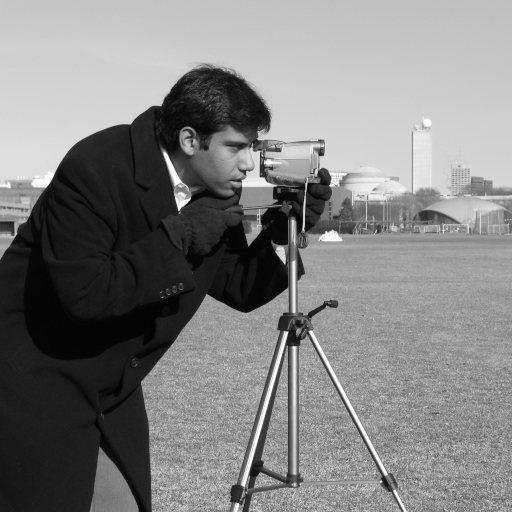
#> input picture skimage.data.camera(), 512 x 512 px; the run also reads 2 pictures not shown here
$ jupyter execute Practica-2.ipynb   (shell and % lines are left out)
#> lines starting #> are read from the running program, lines starting #| are printed output that depends on the picture
# Procesamiento Básico de Imágenes I

Después de la captura de las imágenes, el siguiente paso consiste en preprocesar la imagen a fin de eliminar el ruido en la misma y/o resaltar los objetos de interés. Como se mencionó en la clase, existen diferentes tipos de operaciones. En esta práctica nos centraremos en las operaciones puntuales, específicamente en las transformaciones lineales y las transformaciones sobre el histograma.

## El Histograma de una Imagen

El histograma es una representación gráfica de la distribución de los distintos tonos (niveles de gris) de una imagen. Así, el histograma nos permite identificar si la imagen está oscura, demasiado clara o si no tiene el suficiente contraste. En este sentido, el histograma se convierte en una herramienta que nos ayuda a determinar qué operación u operaciones se requieren para mejorar la calidad de una imagen.

En la práctica, el histograma es un gráfico de barras en el que el eje horizontal representa los diferentes tonos de gris desde el negro puro (a la izquierda, con un valor de 0) al blanco puro (a la derecha, con un valor de 255). Por otro lado, el eje vertical representa el número de pixeles que contiene la imagen para cada tono representado en el eje horizontal. Una descripción gráfica se muestra en la siguiente imagen.

<br/>
La figura de abajo muestra una imagen y su histograma, resaltando la ubicación aproximada de los tonos de la imagen. Note que en este caso en el eje horizontal los valores están en el rango [0, 1]. Esto es porque la imagen es de tipo <span style="color:green; font-family:Courier new">float</span> float y **NO** <span style="color:green; font-family:Courier new">uint8</span>.

La imagen de arriba es un ejemplo que contiene un rango tonal amplio. Esta escena de un paisaje contiene muchos tonos medios, pero tiene pocas regiones de sombras y pocas zonas muy iluminadas. Esto se traduce en un histograma que tiene un alto recuento de píxeles tanto en el sector central, aunque sobre cargado a la izquierda porque los medios tonos tienden a ser grises no tan claros.

Para analizar una imagen a partir de su histograma debemos tener presente las siguientes consideraciones:

Histograma | Análisis del Histograma
---|---
 | Este histograma contiene casi la gama completa de tonalidades de luz que el sensor de la cámara puede capturar. Es decir, el histograma está distribuido uniformemente, de borde a borde, no hacia los lados.
 | En el histograma puede observarse que la imagen está oscura (subexpuesta). La gráfica tiene a desplazarse a la izquierda y en la parte derecha no hay mucha información (no hay puntos blancos). La imagen contiene muchas zonas totalmente negras las cuales se representan como un pico en el extremo izquierdo del histograma.
 | Este es un histograma para una escena con tonos muy claros (sobreexpuesta). Observe el espacio en el lado izquierdo que indica la falta de cualquier negro en la imagen. Esto significa que pueden haber muchos detalles perdidos de la escena entre las áreas blancas de la imagen.

## El Histograma en Skimage

Para iniciar, importamos las bibliotecas que requerimos. En este caso usaremos 2 paquetes adicionales a los de la práctica anterior:
* <span style="background-color:#DDDDDD; color:blue; font-family:Courier new"> color:</span> que es un paquete de <span style="font-family:Courier new"> skimage:</span> que contiene la funciones para el cambio de espacios de color de una imagen, entre ellas la función para convertir una imagen de color a niveles de gris.
* <span style="background-color:#DDDDDD; color:blue; font-family:Courier new"> exposure:</span> otro paquete de <span style="font-family:Courier new"> skimage:</span> que tiene las funciones para la creación y manipulación de histogramas de una imagen.

Ahora importemos dichas bibliotecas y paquetes en Python:

[cell 1]
# Siempre que usemos matplotlib en Jupyter es necesario poner esta línea antes de cualquier otra

# Importamos las bibliotecas necesarias y les asigamos un alias
import skimage                           # Biblioteca para la manipulación de imágenes
import numpy as np                       # Biblioteca para la manipulación de matrices

# Importamos algunos paquetes específicos
from matplotlib import pyplot as plt     # Biblioteca para crear graficas y mostrar las imágenes en pantalla
from skimage import data                 # Paquete con imágenes de prueba
from skimage import io                   # Paquete para lectura/escritura de imágenes

###########################################

from skimage import color
from skimage import exposure
from matplotlib import colors as cl

Lo primero que haremos será construir el histograma de una imagen en niveles de gris. Para ello debemos:
1. Cargamos la imagen
2. Calculamos la distribución de los niveles de intensidad (el histograma)
3. Mostramos el histograma junto con su imagen

[cell 2]
# Cargamos la imagen
img = data.camera()
#> img is the input picture: shape (512, 512); min 0, max 255, mean 129.1
print('Dimensiones: ',img.shape)
#| Dimensiones:  (512, 512)
# Calculamos la distribución de los niveles de intensidad (el histograma)
hist, bins = exposure.histogram(img)
#> hist = 256 values, max 4957 at index 27, min 1 at index 0, mean 1024; bins = 256 values from 0 to 255

# Mostramos la imagen junto con su histograma
f, (ax0, ax1) = plt.subplots(1, 2, figsize=(15, 5))

# Se muestra la imagen en el primer subplot
ax0.imshow(img, cmap='gray')
ax0.set_title('Imagen Original', fontsize=16)
ax0.axis('off')

# Se muestra el histograma en el segundo subplot
ax1.set_xlabel('Nivel de Gris');
ax1.set_ylabel('Cantidad de Pixeles');
ax1.set_title('Histograma de la Imagen', fontsize=16)
ax1.fill_between(bins, hist, alpha=0.2, color='black');

Cómo se puede observar, el histograma de una imagen muestra el número de píxeles que hay por cada nivel de gris. Los **valores bajos de intensidad**, cercanos al cero, representan los niveles de gris oscuros y cercanos al negro. Los **valores de intensidad altos** son aquellos que están más cerca del blanco.

<div style="padding:10px; border-radius:10px; border:2px solid #A43D39; background:#EEEEEE">
<span style="color:#A43D39"><h3>**Nota:**</h3></span> observe que hay un pico alto en el nivel de gris alrededor del 10. Este pico es el que corresponde al abrigo, casi negro, del hombre. El pico alrededor de la mitad del histograma se debe al tono predominantemente gris de la imagen. </div>

## El Histograma de una Imagen a Color

Ahora, veamos el histograma de una imagen a color. En este caso el histograma no se puede visualizar directamente, sino que debemos descomponer la imagen en sus canales y visualizar los tres histogramas en un sólo gráfico. Para este caso:
1. Cargamos la imagen a color
2. Calculamos la distribución de los niveles de intensidad para cada canal de la imagen
3. Mostramos la imagen y su histograma compuesto

[cell 3]
# Cargamos una de las imágenes a color de la práctica
img = data.chelsea()
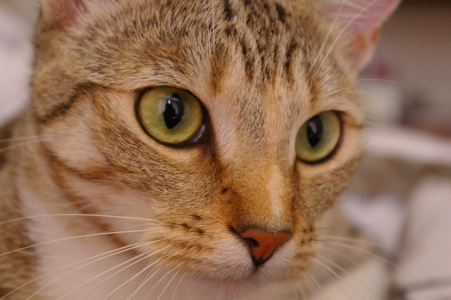
#> input picture skimage.data.chelsea(), 451 x 300 px
#> img is the input picture: shape (300, 451, 3); mean R, G, B 147.7, 111.4, 86.8

# Calculamos la distribución de los niveles de intensidad de cada canal
hist_R, bins_R = exposure.histogram(img[:,:,0])
#> hist_R = 214 values, max 2021 at index 154, min 0 at index 212, mean 632.2; bins_R = 214 values from 2 to 215
hist_G, bins_G = exposure.histogram(img[:,:,1])
#> hist_G = 186 values, max 1855 at index 112, min 1 at index 185, mean 727.4; bins_G = 186 values from 4 to 189
hist_B, bins_B = exposure.histogram(img[:,:,2])
#> hist_B = 232 values, max 1523 at index 97, min 0 at index 188, mean 583.2; bins_B = 232 values from 0 to 231

# Mostramos la imagen junto con su histograma
f, (ax0, ax1) = plt.subplots(1, 2, figsize=(15, 5))

# Se muestra la imagen en el primer subplot
ax0.imshow(img)
ax0.set_title('Imagen Original', fontsize=16)
ax0.axis('off')

# Se muestra el histograma en el segundo subplot
#ax1.axis('off')
ax1.set_xlabel('Nivel de Gris');
ax1.set_ylabel('Cantidad de Pixeles');
ax1.set_title('Histograma de la Imagen', fontsize=16)
ax1.fill_between(bins_R, hist_R, alpha=0.4, color='r');
ax1.fill_between(bins_G, hist_G, alpha=0.4, color='g');
ax1.fill_between(bins_B, hist_B, alpha=0.4, color='b');

Como se puede observar, la intensidad de cada canal RGB se muestra por separado. A diferencia del histograma anterior, estos histogramas casi parecen distribuciones gaussianas que se desplazan. Esto refleja el hecho de que los cambios de intensidad son relativamente graduales en esta imagen, es decir, no hay muchas regiones con una intensidad uniforme en esta imagen.

<div style="padding:10px; border-radius:10px; border:2px solid #9BBB59;">
<span style="color:#9BBB59"><h3>**Hazlo tu mismo!**</h3></span>
Como vamos a empezar a utilizar ampliamente el histograma de una imagen, lo más conveniente en este punto es definir una función que a partir de una imagen de entrada muestre el histograma de la misma. Para ello tenga presente los comentarios de la sección de implementación siguiente.
</div>

[cell 4]
def show_img_and_hist(img):

    # Obtenga las dimensiones de la imagen
    d = img.shape

    # Cree una nueva figura usando el paquete PyPlot (plt)
    #f, (ax0, ax1) = plt.subplots(1,2, figsize=(15,5))

    # Use este condicional para con base en el número de canales de la imagen
    # mostrar el histograma de una imagen en niveles de gris o a color
    if len(d) <= 2:

        # Calculamos la distribución de los niveles de intensidad (el histograma)
        hist, bins = exposure.histogram(img)

        # Mostramos la imagen junto con su histograma uasndo plt.subplots
        #...

        # Se muestra la imagen en el primer subplot
        f, (ax0, ax1) = plt.subplots(1, 2, figsize=(15, 5))

        # Como queremos una función general, tenmos cuidado si la imagen es uint8 o float
        # Lo anterior porque la representación del color cambia y se debe mostrar toda la gama de grieses en la img
        if (img.dtype == "uint8"):
            ax0.imshow(img, cmap='gray', norm=cl.Normalize(vmin=0, vmax=255))
        else:
            ax0.imshow(img, cmap='gray', norm=cl.Normalize(vmin=0, vmax=1))

        ax0.set_title('Imagen Original', fontsize=16)
        ax0.axis('off')

        # Se muestra el histograma en el segundo subplot
        ax1.set_xlabel('Nivel de Gris');
        ax1.set_ylabel('Cantidad de Pixeles');
        ax1.set_title('Histograma de la Imagen', fontsize=16)
        ax1.fill_between(bins, hist, alpha=0.3, color='black');
        l, r = ax1.set_xlim()

    else:
        # Calculamos la distribución de los niveles de intensidad de cada canal
        hist_R, bins_R = exposure.histogram(img[:,:,0])
        hist_G, bins_G = exposure.histogram(img[:,:,1])
        hist_B, bins_B = exposure.histogram(img[:,:,2])

        # Mostramos la imagen junto con su histograma
        f, (ax0, ax1) = plt.subplots(1, 2, figsize=(15, 5))

        # Se muestra la imagen en el primer subplot
        ax0.imshow(img)
        ax0.set_title('Imagen Original', fontsize=16)
        ax0.axis('off')

        # Se muestra el histograma en el segundo subplot
        ax1.set_xlabel('Nivel de Gris');
        ax1.set_ylabel('Cantidad de Pixeles');
        ax1.set_title('Histograma de la Imagen', fontsize=16)
        ax1.fill_between(bins_R, hist_R, alpha=0.3, color='r');
        ax1.fill_between(bins_G, hist_G, alpha=0.3, color='g');
        ax1.fill_between(bins_B, hist_B, alpha=0.3, color='b');
        l, r = ax1.set_xlim()

    #Finalmente hacemos un ajuste del eje X, en el histograma con base en el max y mínimo valor
    m = img.min()
    M = img.max()

    #Para que el gráfico incie en 0 y termine en 1 o 255
    if (m >= 0):
        if (M > 1):
            l = -10
        else:
            l = -0.025

    if (M >= 0 and M <= 1):
        r = 1.025
    elif(M > 1 and M <= 255):
        r = 265

    ax1.set_xlim(l, r)

## Operaciones Puntuales
Las operaciones puntuales son aquellas operaciones en las que se transforma cada píxel de la imagen de manera independiente. Es decir, el valor de salida de una operación puntual depende sólo del píxel al que se le está aplicando la transformación.

Entre estas operaciones están:
* Aumento del brillo de la imagen
* Disminución del brillo de la imagen
* Negativo de una imagen
* "Estiramiento" de los niveles de gris de una imagen

Todas estas operaciones se pueden aplicar con una transformación lineal que tiene la forma:
<span style="background-color:#DDDDDD; color:blue; font-family:Courier new">G(x,y) =  a*I(x,y) + b</span>

Veamos cada operación de forma independiente.

### Aumento de Brillo
El aumento de brillo consiste en sumar un valor positivo (b) a todos los píxeles de la imagen. Esta operación hace que el histograma de la imagen se corra a la derecha y por tanto se debe tener cuidado con la saturación de los píxeles en el valor máximo del nivel de gris de la misma.

Veamos 2 ejemplos para aumentar el brillo de una imagen.

[cell 5]
#Leemos una de las imágenes de prueba, en este caso img3.jpg
img = io.imread("imagenes/img3.jpg")
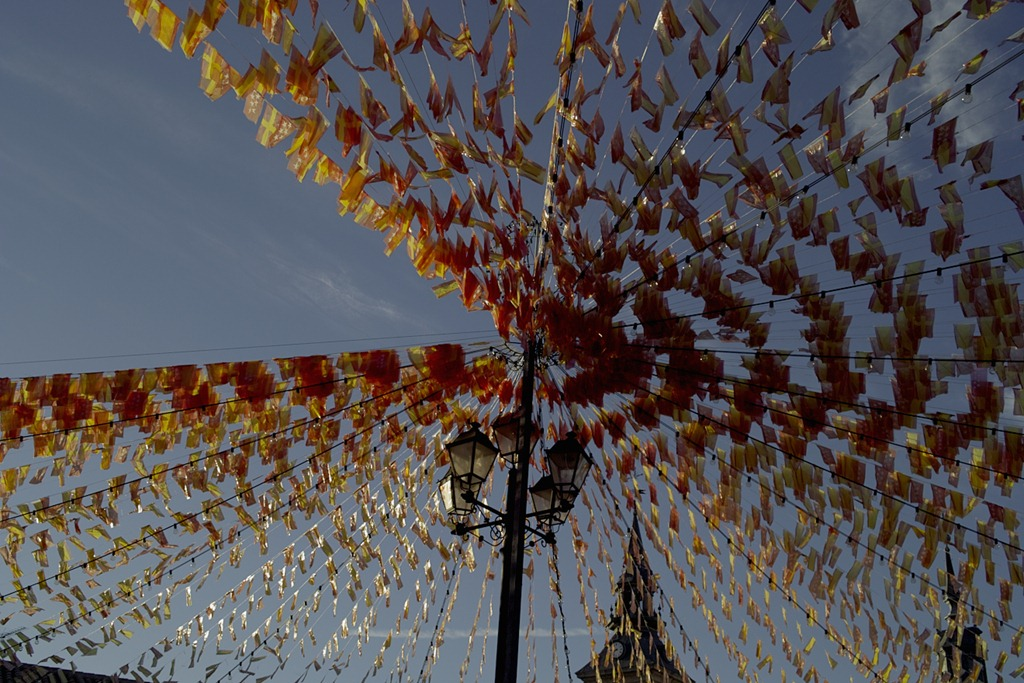
#> input picture Practica 2/imagenes/img3.jpg, 1024 x 683 px
#> img is the input picture: shape (683, 1024, 3); mean R, G, B 84.9, 80.3, 82.4

#Aumentamos el brillo de la imagen, sumando a la misma un valor positivo
img2 = img + 100
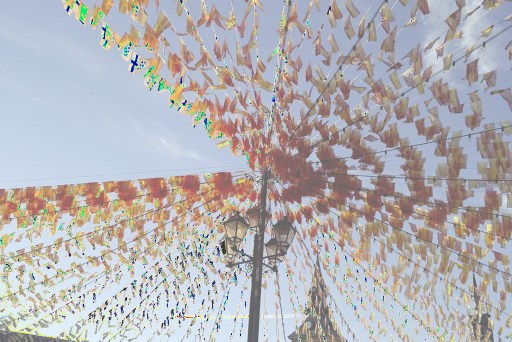
#> img2: shape (683, 1024, 3) (shown at 1/2 size); mean R, G, B 179.7, 177.7, 180.5

#Visualizamos las dos imágenes y sus histogramas
show_img_and_hist(img)
#> in show_img_and_hist, `hist_R, bins_R = exposure.histogram(img[:,:,0])`: hist_R = 256 values, max 13745 at index 95, min 13 at index 230, mean 2732; bins_R = 256 values from 0 to 255
#> in show_img_and_hist, `hist_G, bins_G = exposure.histogram(img[:,:,1])`: hist_G = 256 values, max 12740 at index 102, min 7 at index 248, mean 2732; bins_G = 256 values from 0 to 255
#> in show_img_and_hist, `hist_B, bins_B = exposure.histogram(img[:,:,2])`: hist_B = 256 values, max 23958 at index 0, min 1 at index 253, mean 2732; bins_B = 256 values from 0 to 255
#> in show_img_and_hist, `m = img.min()`: m = 0
#> in show_img_and_hist, `M = img.max()`: M = 255
show_img_and_hist(img2)

<div style="padding:10px; border-radius:10px; border:2px solid #A43D39; background:#EEEEEE">
<span style="color:#A43D39"><h3>**Importante:**</h3></span> Observa algo **particular** en el resultado anterior? <br/><br/>
Los píxeles más claros en la imagen original ahora son negros! Esto sucede porque NumPy **NO** satura los valores que se salen del rango sino que los "reinicia". Cuando en la imagen original, un pixel toma el valor de 200, por ejemplo, al hacer el aumento de brillo (con un valor de 100), dicho pixel tomaría el valor de 300 y debería ser saturado en el 255. Sin embargo, NumPy hace que los valres que estén por encima del máximo se "reinicien", es decir un pixel con valor de 256 toma el valor de 0, un pixel con valor de 260 toma el valor de 5 y un pixel que debería tomar el valor de 300 toma el valor de 44. <br/><br/>

Esto significa que debemos tener mucho cuidado con las operaciones que generan valores por encima del máximo o por debajo del mínimo, como sucede con el aumento o disminución del brillo. En dicho caso debemos hacer un par de pasos adicionales, como se muestra a continuación.
</div>

[cell 6]
# Mostramos el valor máximo de la imagen, solo para efectos de análisis
print("Valor máximo de intensidad en la imagen original: ",img.max())
#| Valor máximo de intensidad en la imagen original:  255

# Cambiamos la representación de la imagen a real:
img_c = skimage.img_as_float64(img)
print("Valor del máximo despues de la converion a flotante: ",img_c.max())
#| Valor del máximo despues de la converion a flotante:  1.0

# Aumentamos el brillo de la imagen, sumando un valor entre 0 y 1
img_c2 = img_c + 0.4

# Observe que los valroes de salida están por fuera del rango [0,1], por el aumento de brillo
print("Valor del máximo despues del aumento de brillo: ",img_c2.max())
#| Valor del máximo despues del aumento de brillo:  1.4

# Para devolver la imagen al rango [0,1] usamos la función clip de NumPy
img_c2 = np.clip(img_c2, 0, 1);
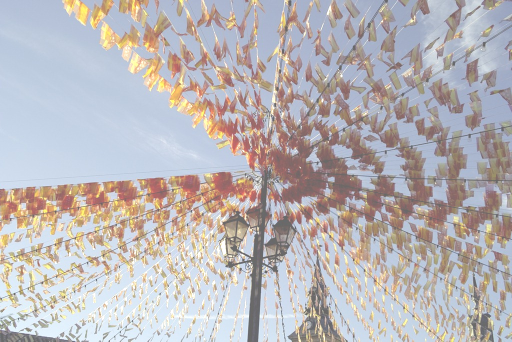
#> img_c2: shape (683, 1024, 3) float64 (shown at 1/2 size); mean R, G, B 0.731, 0.714, 0.722

# Mostramos el valor máximo de la imagen de salida, solo para efectos de análisis
print("Valor del máximo despues del aumento de brillo: ",img_c2.max())
#| Valor del máximo despues del aumento de brillo:  1.0

# Mostramos la imagen resultante y su histograma
show_img_and_hist(img_c2)
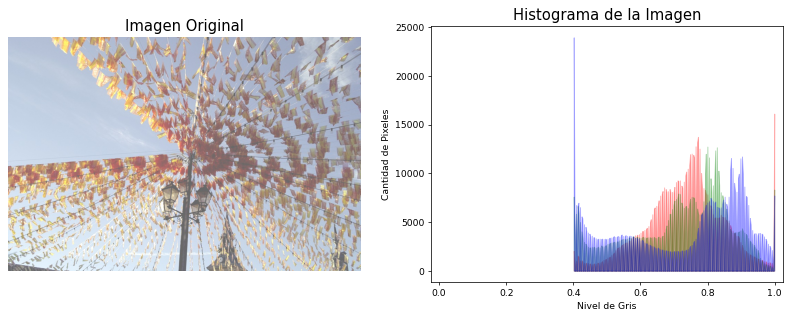
#> figure drawn by matplotlib, 2 panels

Note que en este caso hubo una saturación de los píxeles en el valor máximo y, además, el histograma se desplazó a la derecha, lo cual es congruente con lo visto en la clase teórica.

### Disminución del Brillo
En este caso, en lugar de sumar un valor a la imagen lo restamos. Nuevamente, se debe tener especial cuidado con el tipo de dato de la imagen pues al aplicar esta operación pueden resultar valores negativos.

Vamos como hacerlo.

[cell 7]
#Leemos una de las imágenes de prueba, en este caso img5.png
img = io.imread("imagenes/img5.png")
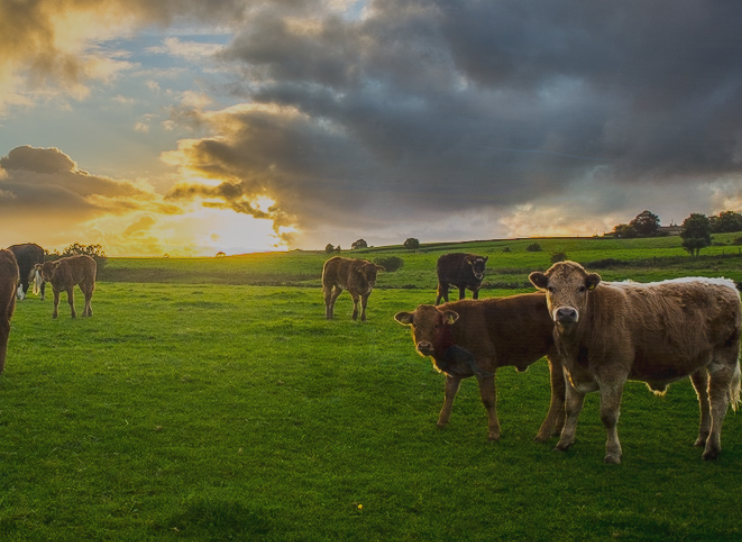
#> input picture Practica 2/imagenes/img5.png, 742 x 542 px
#> img is the input picture: shape (542, 742, 4); mean R, G, B, A 93.2, 96.6, 62.4, 255

# Cambiamos la representación de la imagen a real:
img = skimage.img_as_float64(img)

# Aplicamos la operación de disminución del brillo imagen
img_2 = img - 0.2

# Devolvemos la imagen al rango [0,1] usamos la función clip de NumPy
img_2 = np.clip(img_2, 0, 1)
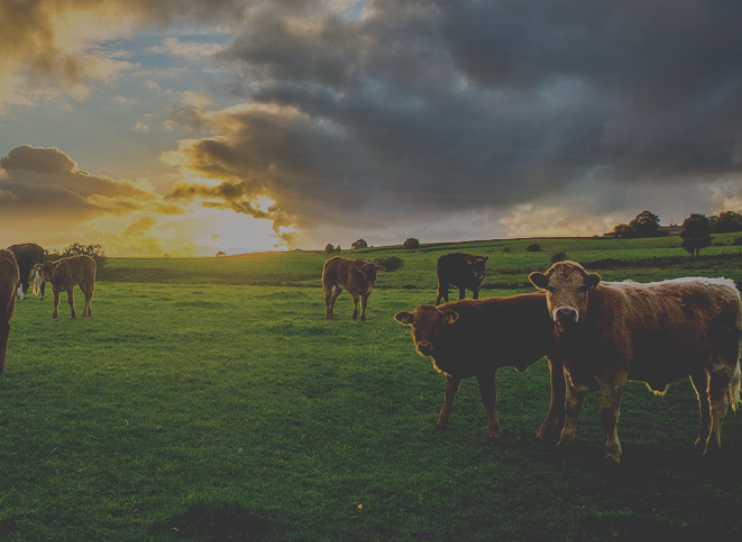
#> img_2: shape (542, 742, 4) float64; mean R, G, B, A 0.175, 0.184, 0.11, 0.8; transparent parts drawn white

# Mostramos la imagen original y su histograma
show_img_and_hist(img)

# Mostramos la imagen resultante y su histograma
show_img_and_hist(img_2)
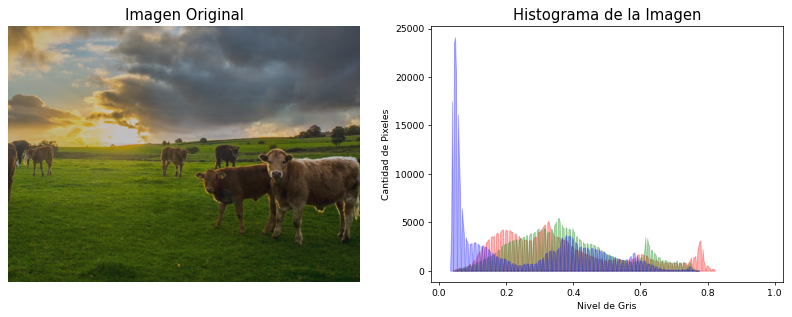
#> figure drawn by matplotlib, 2 panels
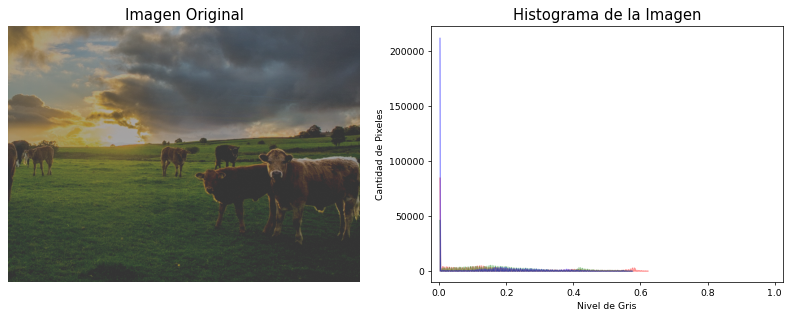
#> figure drawn by matplotlib, 2 panels

### Estiramiento de los Niveles de Gris (Multiplicación)
El efecto de "estiramiento" se produce con la operación de multiplicación. Al igual que con el aumento o disminución del brillo, se debe tener cuidado con la saturación, por lo que es mejor trabajar con imágenes de tipo real.

[cell 8]
#Leemos una de las imágenes de prueba, en este caso tint2.jpg
img = io.imread("imagenes/tint2.jpg")
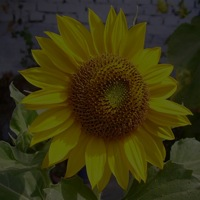
#> input picture Practica 2/imagenes/tint2.jpg, 200 x 200 px
#> img is the input picture: shape (200, 200, 3); mean R, G, B 58, 53, 17.1

# Cambiamos la representación de la imagen a real:
img = skimage.img_as_float32(img)
#> (the rest of the program and of its run is left out)
